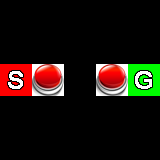

Tiled map render using the project's own tile images. Description and the whole map definition, tile-layer contents included, below:
An orthogonal 5x5 tile map with 32x32 px tiles, 2 tile layers (Tile Layer 1, Tile Layer 2).

<map version="1.0" orientation="orthogonal" width="5" height="5" tilewidth="32" tileheight="32">
 <tileset firstgid="1" name="ReplicaTileset" tilewidth="32" tileheight="32">
  <image source="ReplicaTileset.png" width="320" height="32" />
 </tileset>
 <layer name="Tile Layer 1" width="5" height="5">
  <data>
   <tile gid="1" />
   <tile gid="1" />
   <tile gid="1" />
   <tile gid="1" />
   <tile gid="1" />
   <tile gid="1" />
   <tile gid="0" />
   <tile gid="0" />
   <tile gid="0" />
   <tile gid="1" />
   <tile gid="2" />
   <tile gid="4" />
   <tile gid="0" />
   <tile gid="4" />
   <tile gid="1" />
   <tile gid="1" />
   <tile gid="0" />
   <tile gid="0" />
   <tile gid="0" />
   <tile gid="1" />
   <tile gid="1" />
   <tile gid="1" />
   <tile gid="1" />
   <tile gid="1" />
   <tile gid="1" />
  </data>
 </layer>
 <layer name="Tile Layer 2" width="5" height="5">
  <data>
   <tile gid="0" />
   <tile gid="0" />
   <tile gid="0" />
   <tile gid="0" />
   <tile gid="0" />
   <tile gid="0" />
   <tile gid="0" />
   <tile gid="0" />
   <tile gid="0" />
   <tile gid="0" />
   <tile gid="0" />
   <tile gid="0" />
   <tile gid="0" />
   <tile gid="0" />
   <tile gid="3" />
   <tile gid="0" />
   <tile gid="0" />
   <tile gid="0" />
   <tile gid="0" />
   <tile gid="0" />
   <tile gid="0" />
   <tile gid="0" />
   <tile gid="0" />
   <tile gid="0" />
   <tile gid="0" />
  </data>
 </layer>
</map>
